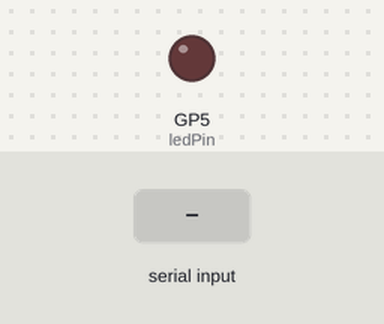
The sketch below on a simulated Raspberry Pi Pico W. Parts: output pins drawn as LEDs (lit = HIGH). Inputs (shaded band) come from the test bench.

Above: at 1.2 s.
1.3 s: "1" received over the second serial link
At 2.4 s:
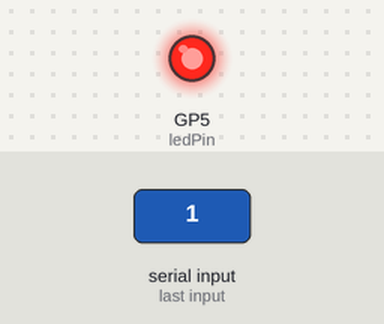
2.8 s: "0" received over the second serial link
At 3.5 s:
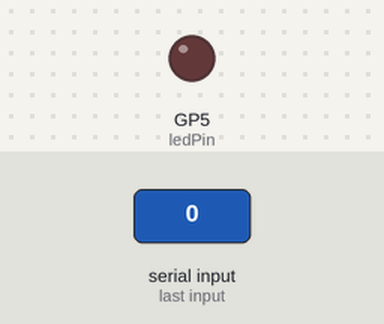
Timing chart, 0 to 5.8 s (numbered marks = the images above; inputs shaded):
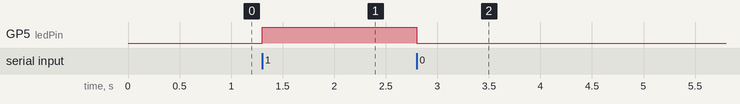

Measured:
- after the input at 1.3 s, GP5 (ledPin): LOW → HIGH at once
- after the input at 2.8 s, GP5 (ledPin): HIGH → LOW at once

The sketch:

sketch.ino
```cpp
int ledPin = 5;

void setup() {
  pinMode(ledPin, OUTPUT);
  Serial1.begin(115200);
  Serial1.println("LED control: Type '1' to turn on, '0' to turn off");
}

void loop() {
  if (Serial1.available() > 0) {
    char command = Serial1.read();
    if (command == '1') {
      digitalWrite(ledPin, HIGH);
      Serial1.println("LED ligado");
    } else if (command == '0') {
      digitalWrite(ledPin, LOW);
      Serial1.println("LED desligado");
    }
  }
}
```
